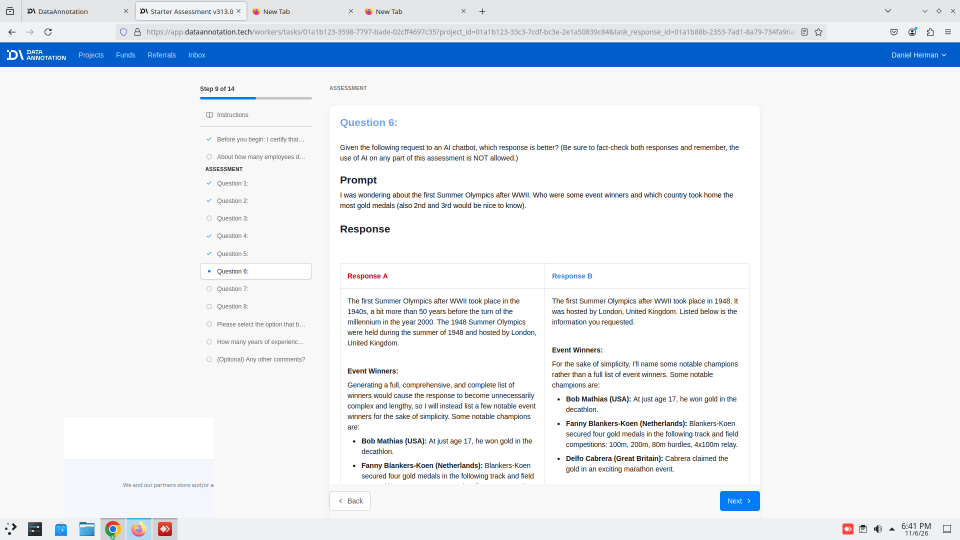
#> input picture skills/take-dataannotation-assessment/problems/assets/generalist/q6_live_top.png, 1920 x 1080 px, found by its file name (shown at 1/2 size)
$ python _crop_q6_live.py
#> lines starting #> are read from the running program, lines starting #| are printed output that depends on the picture
from PIL import Image

im = Image.open(
    r"d:\5.AI\DA assessments\agent-drive\skills\take-dataannotation-assessment\problems\assets\generalist\q6_live_top.png"
)
#> im is the input picture: PIL image 1920x1080 RGB; mean R, G, B 231.9, 236.4, 241.9
# content area for dual response cards
im.crop((700, 200, 1850, 320)).save(
    r"d:\5.AI\DA assessments\agent-drive\skills\take-dataannotation-assessment\problems\assets\generalist\_q6l_prompt.png"
)
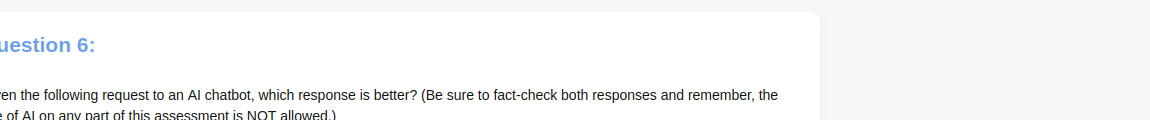
#> saved as _q6l_prompt.png: PIL image 1150x120 RGB; mean R, G, B 246.7, 246.9, 247.2
im.crop((700, 300, 1260, 920)).save(
    r"d:\5.AI\DA assessments\agent-drive\skills\take-dataannotation-assessment\problems\assets\generalist\_q6l_A.png"
)
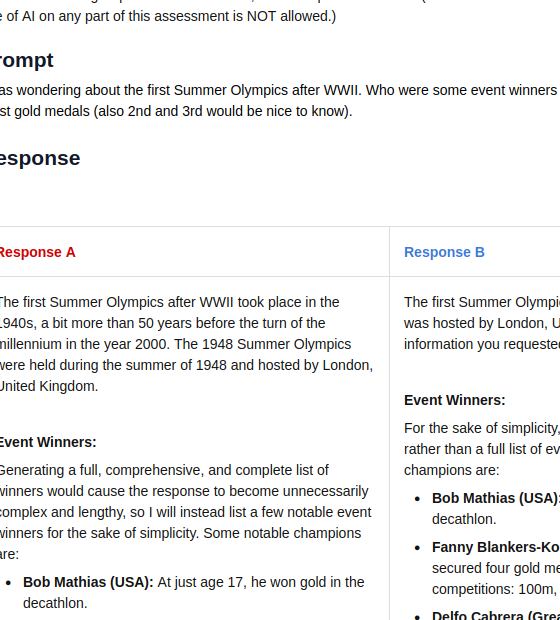
#> saved as _q6l_A.png: PIL image 560x620 RGB; mean R, G, B 240.9, 240.8, 240.9
im.crop((1260, 300, 1850, 920)).save(
    r"d:\5.AI\DA assessments\agent-drive\skills\take-dataannotation-assessment\problems\assets\generalist\_q6l_B.png"
)
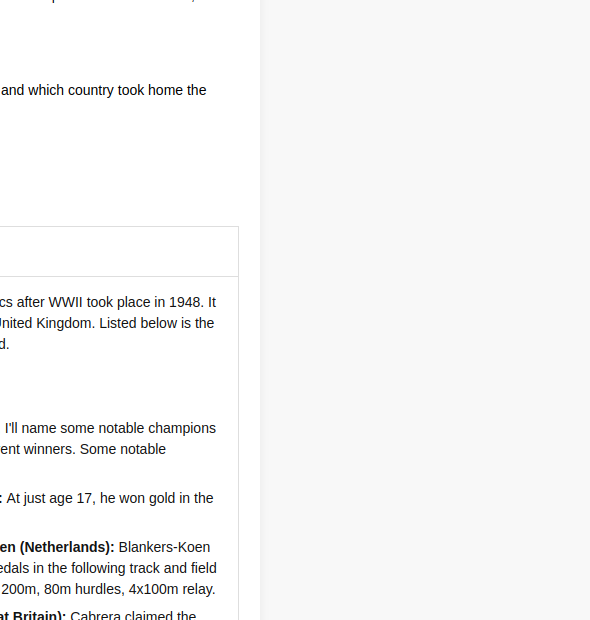
#> saved as _q6l_B.png: PIL image 590x620 RGB; mean R, G, B 247, 247, 247
print("ok", im.size)
#| ok (1920, 1080)

$ run again, with skills/take-dataannotation-assessment/problems/assets/generalist/_full_sidebar.png copied over skills/take-dataannotation-assessment/problems/assets/generalist/q6_live_top.png
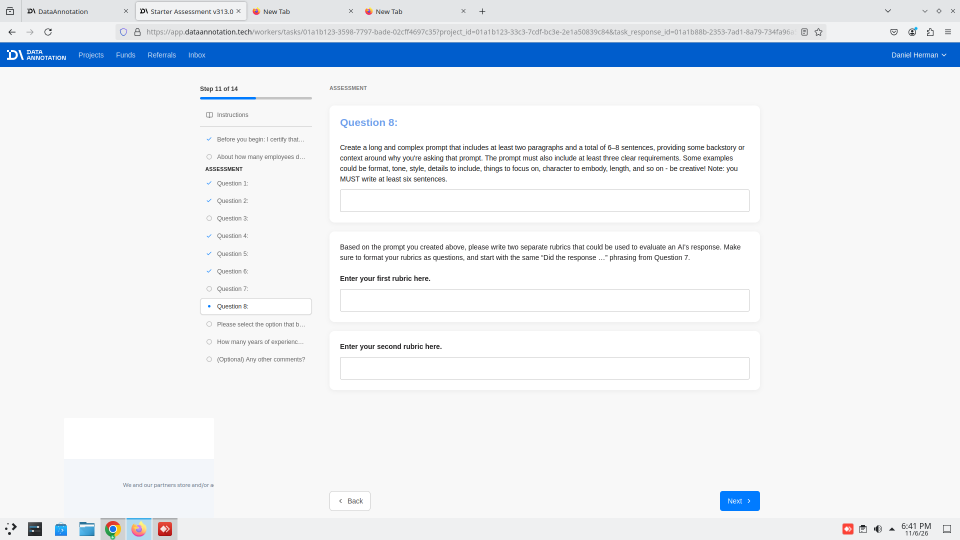
#> input picture skills/take-dataannotation-assessment/problems/assets/generalist/_full_sidebar.png, 1920 x 1080 px, found by its file name (shown at 1/2 size)
#> im is the input picture: PIL image 1920x1080 RGB; mean R, G, B 233.4, 237.9, 243.4
#> `im.crop((700, 300, 1260, 920)).save( r"d:\5.AI\DA assessments\agent-dr..`:
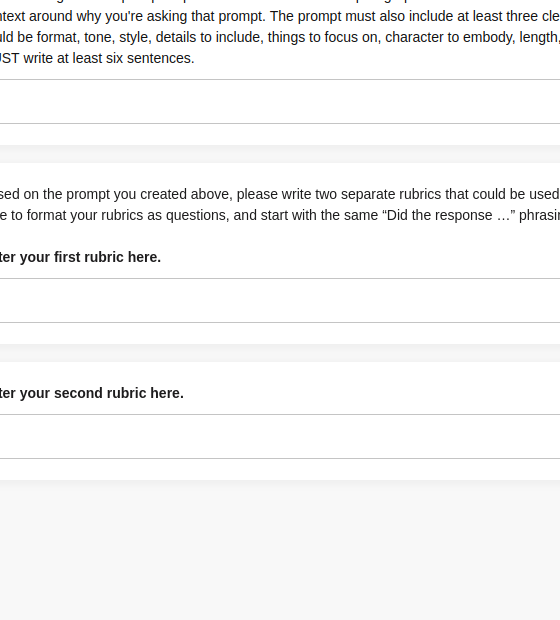
#> saved as _q6l_A.png: PIL image 560x620 RGB; mean R, G, B 246.7, 246.7, 246.7
#> `im.crop((1260, 300, 1850, 920)).save( r"d:\5.AI\DA assessments\agent-d..`:
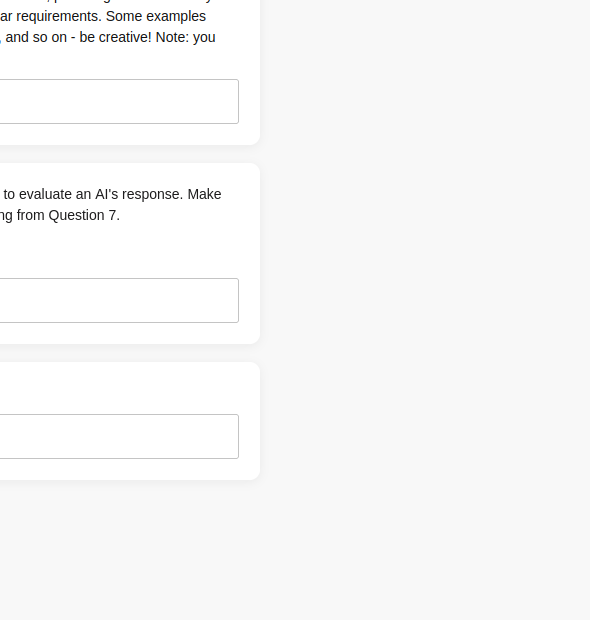
#> saved as _q6l_B.png: PIL image 590x620 RGB; mean R, G, B 248.5, 248.5, 248.5
#| ok (1920, 1080)
